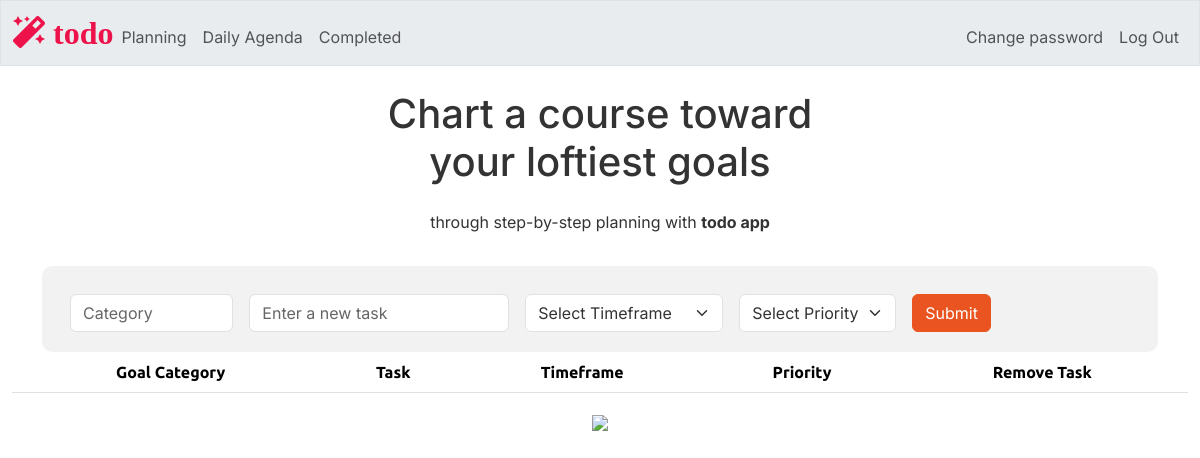
Before: / (signed in) with the older database file.
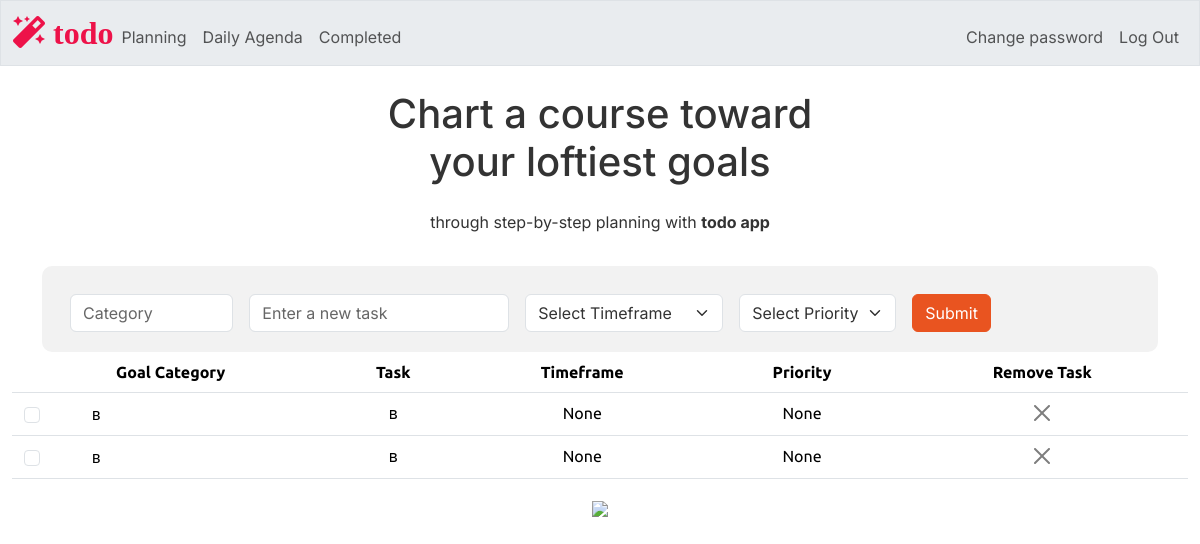
After: the same page with the newer database file.
### tables this page shows
CREATE TABLE tasks (
    id INTEGER PRIMARY KEY AUTOINCREMENT NOT NULL,
    users_id INTEGER NOT NULL,
    category TEXT NOT NULL,
    task TEXT NOT NULL,
    timeframe TEXT,
    priority TEXT,
    completion INTEGER DEFAULT 0, -- Default to 0 (false) for not completed
    FOREIGN KEY (users_id) REFERENCES users(id)
);

### app.py (the view)
@app.route("/", methods=["GET", "POST"])
@login_required
def index():
    users_id = session["user_id"]
    tasks = db.execute("SELECT * FROM tasks WHERE users_id =? AND completion = 0", users_id)
    return render_template("index.html", tasks=tasks)

### app.py (called while the page is built)
@app.after_request
def after_request(response):
    response.headers["Cache-Control"] = "no-cache, no-store, must-revalidate"
    response.headers["Expires"] = 0
    response.headers["Pragma"] = "no-cache"
    return response

### helpers.py (called while the page is built)
def login_required(f):
    @wraps(f)
    def decorated_function(*args, **kwargs):
        if session.get("user_id") is None:
            return redirect("/login")
        return f(*args, **kwargs)
    return decorated_function

### templates/index.html (shortened to what this page needs)
{% extends "layout.html" %}
{% block main %}
    <div class="container">
        <form method="POST" action="/add_task" class="row gx-3 gy-2 align-items-center mx-auto text-center"  style="background-color: #f2f2f2; padding: 20px; border-radius: 10px;">
            <div class="col-sm-2">
                <input type="text" class="form-control" id="category" name="category" placeholder="Category" autocomplete="off" required>
            </div>
            <div class="col-auto">
                <input type="text" class="form-control" id="task" name="task" placeholder="Enter a new task" autocomplete="off" required>
            </div>
            <div class="col-auto">
                <select class="form-select" id="timeframe" name="timeframe" required>
                    <option selected disabled>Select Timeframe</option>
                </select>
            </div>
            <div class="col-auto">
                <select class="form-select" id="priority" name="priority" required>
                    <option selected disabled>Select Priority</option>
                </select>
            </div>
            <div class="col-auto">
            <button type="submit" class="btn btn-primary">Submit</button>
            </div>
        </form>
    </div>
    <table class="table">
        <thead>
            <tr>
                <th> Goal Category</th>
                <th> Task </th>
                <th> Timeframe </th>
                <th> Priority </th>
                <th> Remove Task </th>
            </tr>
        </thead>
        <tbody>
            {% for task in tasks %}
                <tr id="todo_row_{{ task.id }}" >
                    <td class="align-middle">
                        <div class="d-flex align-items-center " >
                            <div class=" col-auto d-flex justify-content-center align-items-center form-check" >
                                <input class="form-check-input completion-checkbox"
                                        type="checkbox"
                                        id="completion_{{ task.id }}"
                                        name="task_completion"
                                        data-task-id="{{ task.id }}"
                                        data-completion="{{ task.completion}}"
                                        onchange="updateTaskStatus(this)">
                            </div>
                            <label class="form-check-label ms-5" for="completion_{{ task.id }}">
                                {{ task.category }}
                            </label>
                        </div>
                    </td>
                    <td>{{ task.task }}</td>
                    <td>{{ task.timeframe }}</td>
                    <td>{{ task.priority }}</td>
                    <td>
                        <button class="btn-close" data-bs-toggle="modal" data-bs-target="#deleteConfirmationModal_{{ task.id }}"></button>
                    </td>
                </tr>
            {% endfor %}
        </tbody>
    </table>
    <img src="/static/planning2.png" class="wide-image">
{% endblock %}

### templates/layout.html (shortened to what this page needs)
<!DOCTYPE html>
<html lang="en">
    <head>
        <link href="/static/bootstrap.min.css" rel="stylesheet">
        <link href="/static/styles.css" rel="stylesheet">
        <link rel="stylesheet" href="https://cdnjs.cloudflare.com/ajax/libs/font-awesome/5.15.3/css/all.min.css">
    </head>
    <body>
        <nav class="bg-light border navbar navbar-expand-md navbar-light">
            <div class="container-fluid">
                <a class="site-logo" href="/"><span>
                    <i class="fas fa-magic" style="color: #ed1249;"> todo</i></span></a>
                <div class="collapse navbar-collapse" id="navbar">
                    {% if session["user_id"] %}
                        <ul class="navbar-nav me-auto mt-2">
                            <li class="nav-item"><a class="nav-link" href="/">Planning</a></li>
                            <li class="nav-item"><a class="nav-link" href="/goals">Daily Agenda</a></li>
                            <li class="nav-item"><a class="nav-link" href="/completed">Completed</a></li>
                        </ul>
                        <ul class="navbar-nav ms-auto mt-2">
                            <li class="nav-item"><a class="nav-link" href="/password_change">Change password</a></li>
                            <li class="nav-item"><a class="nav-link" href="/logout">Log Out</a></li>
                        </ul>
                    {% else %}
                        <ul class="navbar-nav ms-auto mt-2">
                            <li class="nav-item"><a class="nav-link" href="/register">Register</a></li>
                            <li class="nav-item"><a class="nav-link" href="/login">Log In</a></li>
                        </ul>
                    {% endif %}
                </div>
            </div>
        </nav>
        <div class="container-fluid text-center mt-4">
            <h1 class="mb-4"> Chart a course toward <br>
                your loftiest goals </h1>
            <p>through step-by-step planning with <b>todo app</b> </p>
        </div>
        <main class="container-fluid py-4 text-center">
            {% block main %}{% endblock %}
        </main>
    </body>
</html>

### static/styles.css (style rules this page uses)
nav .site-logo { font-size: xx-large; text-decoration: none; }
p, span, div, h1, button { font-family: 'Inter', sans-serif; }
body { background-color: # f6f5f4; }

Changed rows visible on the page:
added tasks: category "в", task "в", timeframe "None", priority "None"
added tasks: category "в", task "в", timeframe "None", priority "None"
